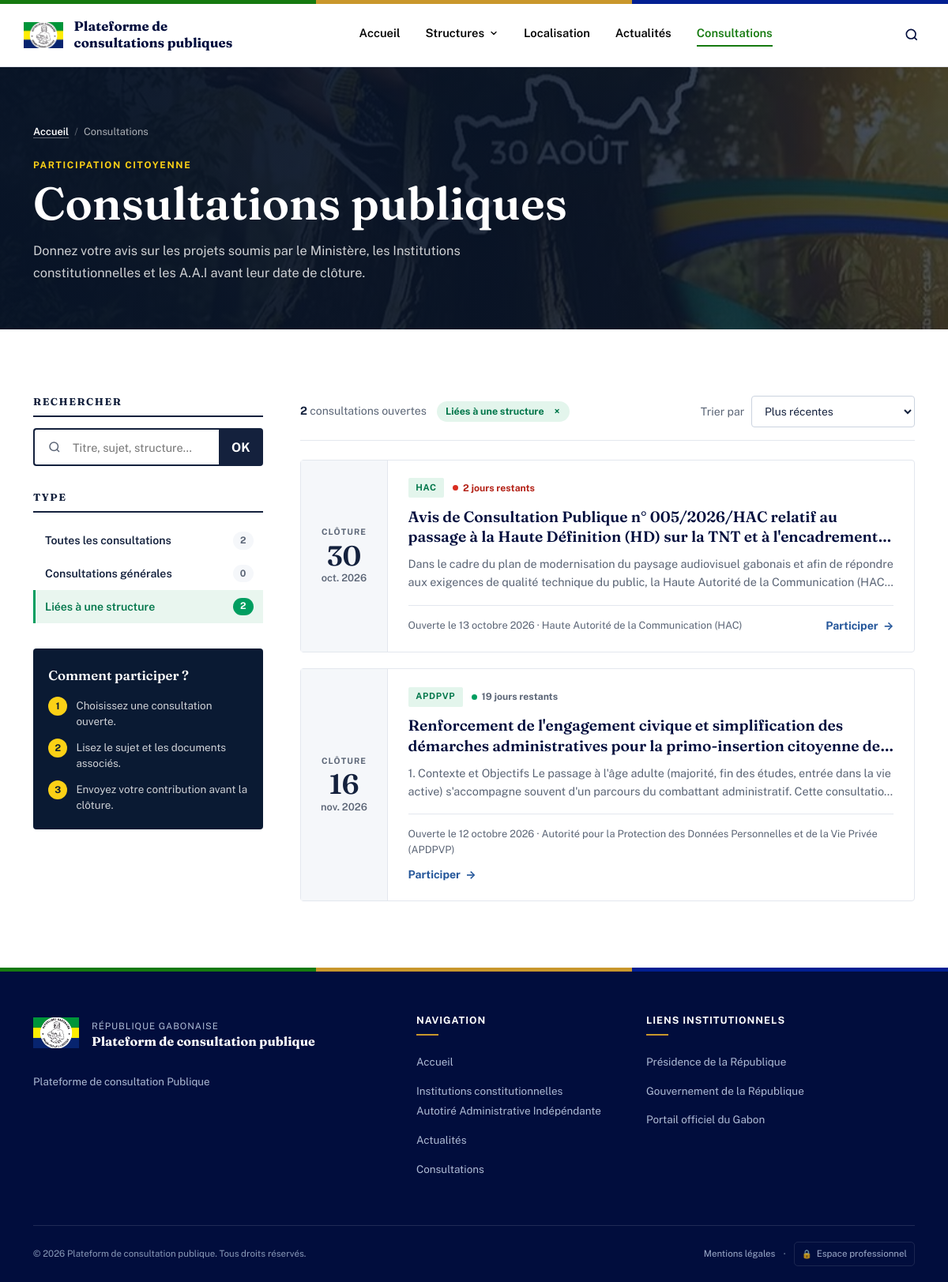
The page /views/public/consultations.php?type=structure&tri=recent&page=1 on the database its author committed.
### tables this page shows
CREATE TABLE `consultations` (
  `id_consultation` int NOT NULL AUTO_INCREMENT,
  `id_structure` int DEFAULT NULL,
  `id_createur` int DEFAULT NULL,
  `titre` varchar(255) NOT NULL,
  `contenu` text,
  `date_ouverture` datetime DEFAULT CURRENT_TIMESTAMP,
  `date_fermeture` datetime DEFAULT NULL,
  `statut` enum('ouverte','fermee') DEFAULT 'ouverte',
  PRIMARY KEY (`id_consultation`),
  KEY `fk_consultations_structure` (`id_structure`),
  KEY `fk_consultations_createur` (`id_createur`),
  CONSTRAINT `fk_consultations_createur` FOREIGN KEY (`id_createur`) REFERENCES `utilisateurs` (`id`) ON DELETE SET NULL ON UPDATE CASCADE,
  CONSTRAINT `fk_consultations_structure` FOREIGN KEY (`id_structure`) REFERENCES `structure` (`id_struc`) ON DELETE SET NULL ON UPDATE CASCADE
);

CREATE TABLE `structure` (
  `id_struc` int NOT NULL AUTO_INCREMENT,
  `nom_struc` varchar(200) NOT NULL,
  `adresse` varchar(255) DEFAULT NULL,
  `telephone` varchar(20) DEFAULT NULL,
  `email` varchar(100) DEFAULT NULL,
  `mission` text,
  `historique` text,
  `composition` text,
  `site_web` varchar(255) DEFAULT NULL,
  `date_creation` date DEFAULT NULL,
  `texte_fondateur` varchar(255) DEFAULT NULL,
  `directeur_general` varchar(200) DEFAULT NULL,
  `fonction_dirigeant` varchar(100) DEFAULT NULL,
  `dirigeant_depuis` date DEFAULT NULL,
  `photo_dirigeant` varchar(255) DEFAULT NULL,
  `id_cat` int NOT NULL,
  `sigle` varchar(30) DEFAULT NULL,
  `id_responsable` int DEFAULT NULL,
  `latitude` decimal(10,7) DEFAULT NULL,
  `longitude` decimal(10,7) DEFAULT NULL,
  PRIMARY KEY (`id_struc`),
  KEY `fk_structure_categorie` (`id_cat`),
  KEY `idx_structure_nom` (`nom_struc`),
  KEY `idx_structure_responsable` (`id_responsable`),
  CONSTRAINT `fk_structure_categorie` FOREIGN KEY (`id_cat`) REFERENCES `categories` (`id_cat`),
  CONSTRAINT `fk_structure_responsable` FOREIGN KEY (`id_responsable`) REFERENCES `utilisateurs` (`id`)
);

### includes/consultation_helpers.php (called while the page is built, shortened)
<?php
if (!function_exists('echapper')) {
    function echapper(?string $valeur): string
    {
        return htmlspecialchars($valeur ?? '', ENT_QUOTES, 'UTF-8');
    }
}

### includes/dates.php (called while the page is built, shortened)
<?php
if (!function_exists('formaterDateFr')) {
    function formaterDateFr(?string $dateSql): string
    {
        $timestamp = strtotime($dateSql);
        $mois = [1 => 'janvier', 'février', 'mars', 'avril', 'mai', 'juin',
                 'juillet', 'août', 'septembre', 'octobre', 'novembre', 'décembre'];
        return date('d', $timestamp) . ' ' . $mois[(int) date('n', $timestamp)] . ' ' . date('Y', $timestamp);
    }
}

### views/public/consultations.php (the view, shortened to what this page needs)
<?php
require '../../config/database.php';
require_once '../../includes/dates.php';
require_once '../../includes/consultation_helpers.php';
$conditionOuverte = "c.statut = 'ouverte' AND (c.date_fermeture IS NULL OR c.date_fermeture >= NOW())";
$search = isset($_GET['q']) ? trim($_GET['q']) : "";
$type = isset($_GET['type']) && in_array($_GET['type'], ['generale', 'structure'], true) ? $_GET['type'] : '';
$tri = isset($_GET['tri']) ? $_GET['tri'] : 'recent';
$parPage = 9;
$page = isset($_GET['page']) ? max(1, (int) $_GET['page']) : 1;
$conditions = [$conditionOuverte];
$parametres = [];
$typesStmt = $db->prepare(
    "SELECT SUM(c.id_structure IS NULL), SUM(c.id_structure IS NOT NULL)
     FROM consultations c LEFT JOIN structure s ON c.id_structure = s.id_struc
     WHERE " . implode(" AND ", $conditions)
);
$typesStmt->execute($parametres);
[$nbGenerales, $nbStructures] = array_map('intval', $typesStmt->fetch(PDO::FETCH_NUM));
if ($type === 'generale') {
    $conditions[] = "c.id_structure IS NULL";
} elseif ($type === 'structure') {
    $conditions[] = "c.id_structure IS NOT NULL";
}
$whereSQL = " WHERE " . implode(" AND ", $conditions);
$ordreSQL = $tri === 'cloture'
    ? "c.date_fermeture IS NULL, c.date_fermeture ASC"
    : "c.date_ouverture DESC";
$compteStmt = $db->prepare("SELECT COUNT(*) FROM consultations c LEFT JOIN structure s ON c.id_structure = s.id_struc" . $whereSQL);
$compteStmt->execute($parametres);
$totalConsultations = (int) $compteStmt->fetchColumn();
$totalPages = max(1, (int) ceil($totalConsultations / $parPage));
$page = min($page, $totalPages);
$offset = ($page - 1) * $parPage;
$consultationStmt = $db->prepare(
    "SELECT c.id_consultation, c.titre, c.contenu, c.date_ouverture, c.date_fermeture,
            c.id_structure, s.nom_struc, s.sigle
     FROM consultations c
     LEFT JOIN structure s ON c.id_structure = s.id_struc"
     . $whereSQL .
    " ORDER BY $ordreSQL
     LIMIT $parPage OFFSET $offset"
);
$consultationStmt->execute($parametres);
$consultations = $consultationStmt->fetchAll(PDO::FETCH_ASSOC);
function lienConsultations(array $modifications = []): string {
    $params = [
        'q' => isset($_GET['q']) ? trim((string) $_GET['q']) : '',
        'type' => isset($_GET['type']) ? (string) $_GET['type'] : '',
        'tri' => isset($_GET['tri']) ? (string) $_GET['tri'] : 'recent',
        'page' => isset($_GET['page']) ? max(1, (int) $_GET['page']) : 1,
    ];
    foreach ($modifications as $cle => $valeur) {
        $params[$cle] = $valeur;
    }
    $params = array_filter($params, static fn($v) => $v !== '' && $v !== null);
    return '?' . http_build_query($params);
}
function joursRestants(?string $dateFermeture): ?int {
    $fin = strtotime(date('Y-m-d', strtotime($dateFermeture)));
    $aujourdhui = strtotime(date('Y-m-d'));
    return max(0, (int) round(($fin - $aujourdhui) / 86400));
}
$libellesTypes = ['' => 'Toutes les consultations', 'generale' => 'Consultations générales', 'structure' => 'Liées à une structure'];
$moisCourts = [1 => 'janv.', 'févr.', 'mars', 'avr.', 'mai', 'juin', 'juil.', 'août', 'sept.', 'oct.', 'nov.', 'déc.'];
require '../../includes/header.php';
?>
<header class="acc-bandeau">
  <img class="acc-bandeau-image" src="../../publique/image/GA3.jpeg" alt="">
  <div class="container">
    <ol class="acc-fil" aria-label="Fil d'Ariane">
      <li><a href="accueil.php">Accueil</a></li>
      <li aria-current="page">Consultations</li>
    </ol>
    <span class="acc-surtitre">Participation citoyenne</span>
    <h1>Consultations publiques</h1>
    <p>Donnez votre avis sur les projets soumis par le Ministère, les Institutions constitutionnelles et les A.A.I avant leur date de clôture.</p>
  </div>
</header>
<main class="acc-section">
  <div class="container cons-mise-en-page">
    <aside class="cons-filtres" aria-label="Filtres des consultations">
      <div>
        <h2>Rechercher</h2>
        <form action="" method="get" class="acc-champ" role="search">
          <input type="text" id="q" name="q" placeholder="Titre, sujet, structure…" value="<?= echapper($search) ?>">
          <button type="submit">OK</button>
        </form>
      </div>
      <nav aria-label="Types de consultation">
        <h2>Type</h2>
        <ul class="cons-liste-types">
          <?php foreach (['' => $nbGenerales + $nbStructures, 'generale' => $nbGenerales, 'structure' => $nbStructures] as $cle => $nb): ?>
            <li>
              <a href="<?= echapper(lienConsultations(['type' => $cle, 'page' => 1])) ?>" class="cons-type <?= $type === $cle ? 'actif' : '' ?>" <?= $type === $cle ? 'aria-current="true"' : '' ?>>
                <?= $libellesTypes[$cle] ?> <span class="nb"><?= $nb ?></span>
              </a>
            </li>
          <?php endforeach; ?>
        </ul>
      </nav>
      <div class="cons-etapes">
        <strong>Comment participer ?</strong>
        <ol>
          <li>Choisissez une consultation ouverte.</li>
          <li>Lisez le sujet et les documents associés.</li>
          <li>Envoyez votre contribution avant la clôture.</li>
        </ol>
      </div>
    </aside>
    <div>
      <div class="acc-barre">
        <div>
          <strong><?= $totalConsultations ?></strong> consultation<?= $totalConsultations > 1 ? 's' : '' ?> ouverte<?= $totalConsultations > 1 ? 's' : '' ?>
          <?php if ($type !== ''): ?>
            <span class="acc-filtre-actif"><?= $libellesTypes[$type] ?>
              <a href="<?= echapper(lienConsultations(['type' => '', 'page' => 1])) ?>" aria-label="Retirer le filtre de type">×</a></span>
          <?php endif; ?>
        </div>
        <form action="" method="get">
          <label>Trier par
            <select name="tri" onchange="this.form.submit()">
              <option value="recent" <?= $tri !== 'cloture' ? 'selected' : '' ?>>Plus récentes</option>
            </select>
          </label>
        </form>
      </div>
      <?php if (empty($consultations)): ?>
        <div class="acc-vide">
          <h2>Aucune consultation ouverte</h2>
          <p><?= ($search !== '' || $type !== '') ? 'Essayez avec un autre mot-clé ou un autre type de consultation.' : 'Revenez bientôt : de nouvelles consultations seront publiées prochainement.' ?></p>
        </div>
      <?php else: ?>
        <div class="cons-liste">
          <?php foreach ($consultations as $consultation): ?>
            <?php
              $estGenerale = empty($consultation['id_structure']);
              $jours = joursRestants($consultation['date_fermeture']);
              $fin = !empty($consultation['date_fermeture']) ? strtotime($consultation['date_fermeture']) : null;
            ?>
            <a href="consultation_detail.php?id=<?= (int) $consultation['id_consultation'] ?>" class="cons-item">
              <?php if ($fin): ?>
                <div class="cons-echeance" aria-label="Clôture le <?= formaterDateFr($consultation['date_fermeture']) ?>">
                  <small>Clôture</small>
                  <strong><?= date('d', $fin) ?></strong>
                  <span><?= $moisCourts[(int) date('n', $fin)] ?> <?= date('Y', $fin) ?></span>
                </div>
              <?php endif; ?>
              <div class="cons-corps">
                <div class="cons-meta">
                  <span class="cons-type-badge <?= $estGenerale ? 'generale' : 'structure' ?>" title="<?= $estGenerale ? 'Consultation générale' : echapper($consultation['nom_struc']) ?>">
                    <?= $estGenerale ? 'Consultation générale' : echapper($consultation['sigle'] ?: $consultation['nom_struc']) ?>
                  </span>
                  <?php if ($jours === 0): ?>
                    <span class="cons-restant urgent">Dernier jour</span>
                  <?php elseif ($jours !== null): ?>
                    <span class="cons-restant <?= $jours <= 7 ? 'urgent' : '' ?>"><?= $jours ?> jour<?= $jours > 1 ? 's' : '' ?> restant<?= $jours > 1 ? 's' : '' ?></span>
                  <?php endif; ?>
                </div>
                <h3><?= echapper($consultation['titre']) ?></h3>
                <p class="cons-extrait"><?= echapper(mb_strimwidth(strip_tags($consultation['contenu'] ?? ''), 0, 240, '…')) ?></p>
                <div class="cons-pied">
                  <span>Ouverte le <?= formaterDateFr($consultation['date_ouverture']) ?><?= !$estGenerale ? ' · ' . echapper($consultation['nom_struc']) : '' ?></span>
                  <span class="acc-fleche">Participer <span aria-hidden="true">→</span></span>
                </div>
              </div>
            </a>
          <?php endforeach; ?>
        </div>
      <?php endif; ?>
    </div>
  </div>
</main>
<?php require '../../includes/footer.php'; ?>

### publique/css/theme.css (style rules this page uses)
:root { --texte: #030303; --arriere-plan: #F5F7FA; --primaire: #021F92; --secondaire: #F4F1F2; --accent: #44FF3D; --primaire-fonce: #01166B; --primaire-nuit: #010D3D; --primaire-clair: #E6EBFB; --accent-fonce: #167A10; --accent-tres-fonce: #0F5A0B; --accent-clair: #E6FFE4; --texte-secondaire: #3F4654; --texte-leger: #5F6775; --bordure: #E1E4EB; --danger: #C93C3C; --danger-clair: #FCECEC; --attention: #C9972C; --attention-clair: #FBF4E3; --attention-fonce: #9D741E; --radius-sm: 6px; --radius-md: 10px; --radius-lg: 18px; --shadow-sm: 0 2px 8px rgba(1, 13, 61, .06); --shadow-md: 0 10px 30px rgba(1, 13, 61, .09); --font-title: "Fraunces", Georgia, serif; --font-body: "Public Sans", -apple-system, BlinkMacSystemFont, "Segoe UI", Arial, sans-serif; --mrri-sidebar-width: 260px; --mrri-transition: .2s ease; --mrri-bleu: var(--primaire); --mrri-bleu-fonce: var(--primaire-fonce); --mrri-bleu-nuit: var(--primaire-nuit); --mrri-bleu-clair: var(--primaire-clair); --mrri-bleu-dark: var(--primaire-fonce); --mrri-vert: var(--accent-fonce); --mrri-vert-fonce: var(--accent-tres-fonce); --mrri-vert-clair: var(--accent-clair); --mrri-vert-dark: var(--accent-tres-fonce); --mrri-or: var(--attention); --mrri-or-fonce: var(--attention-fonce); --mrri-or-clair: var(--attention-clair); --mrri-or-light: var(--attention-clair); --mrri-fond: var(--arriere-plan); --mrri-bg: var(--arriere-plan); --mrri-blanc: #FFFFFF; --mrri-white: #FFFFFF; --mrri-encre: var(--texte); --mrri-text: var(--texte); --mrri-texte: var(--texte-secondaire); --mrri-texte-leger: var(--texte-leger); --mrri-text-light: var(--texte-leger); --mrri-bordure: var(--bordure); --mrri-border: var(--bordure); --mrri-danger: var(--danger); --mrri-danger-clair: var(--danger-clair); --mrri-warning: var(--attention); --mrri-warning-clair: var(--attention-clair); --mrri-success: var(--accent-fonce); --mrri-success-clair: var(--accent-clair); --mrri-radius: var(--radius-md); --mrri-radius-sm: 7px; --mrri-shadow: var(--shadow-sm); --mrri-shadow-hover: 0 8px 24px rgba(1, 13, 61, .10); }
body { margin: 0; background: var(--arriere-plan); color: var(--texte); font-family: var(--font-body); line-height: 1.6; }
h1, h2, h3, h4, h5 { font-family: var(--font-title); color: var(--primaire-nuit); font-weight: 700; }
a { text-decoration: none; }
@media (prefers-reduced-motion: no-preference) { html { scroll-behavior: smooth; } }

### rows shown on the page
consultations: date_fermeture "30", date_fermeture "oct.", date_fermeture "2026", id_structure.sigle "HAC", date_fermeture "2", titre "Avis de Consultation Publique n° 005/2026/HAC relatif au passage à la Haute Définition (HD) sur la TNT et à…", contenu "Dans le cadre du plan de modernisation du paysage audiovisuel gabonais et afin de répondre aux exigences de qualité technique du public, la Haute Autorité de la Communication…", date_ouverture "13 octobre 2026", id_structure.nom_struc "Haute Autorité de la Communication (HAC)"
consultations: date_fermeture "16", date_fermeture "nov.", date_fermeture "2026", id_structure.sigle "APDPVP", date_fermeture "19", titre "Renforcement de l'engagement civique et simplification des démarches administratives pour la primo-insertion citoyenne…", contenu "1. Contexte et Objectifs Le passage à l'âge adulte (majorité, fin des études, entrée dans la vie active) s'accompagne souvent d'un parcours du combattant administratif. Cette…", date_ouverture "12 octobre 2026", id_structure.nom_struc "Autorité pour la Protection des Données Personnelles et de la Vie Privée (APDPVP)"

### other values the page prints
$libellesTypes[$cle] "Toutes les consultations"
$nb "2"
$libellesTypes[$cle] "Consultations générales"
$nb "0"
$libellesTypes[$cle] "Liées à une structure"
$totalConsultations "2"
$libellesTypes[$type] "Liées à une structure"
